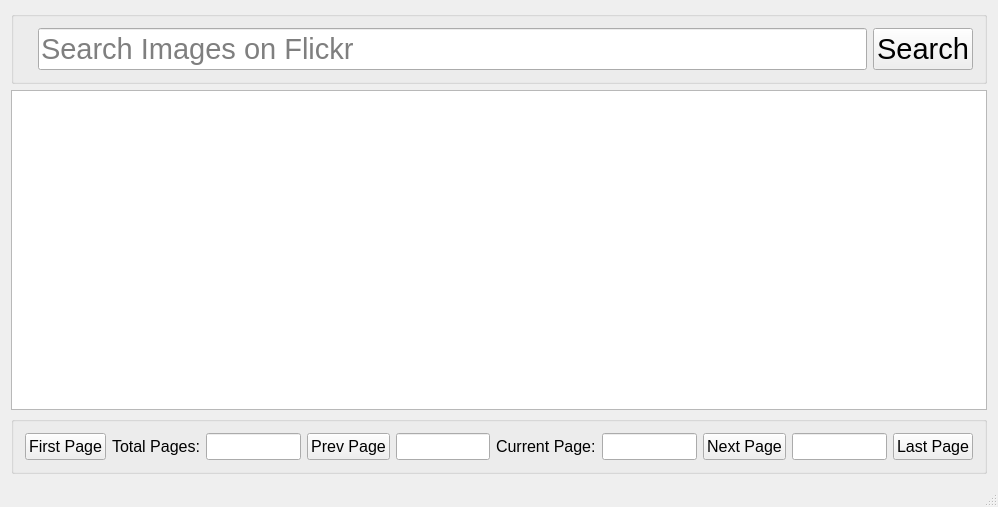
<?xml version="1.0" encoding="UTF-8"?>
<ui version="4.0">
 <class>FlickrSearchMainWindow</class>
 <widget class="QMainWindow" name="FlickrSearchMainWindow">
  <property name="geometry">
   <rect>
    <x>0</x>
    <y>0</y>
    <width>998</width>
    <height>507</height>
   </rect>
  </property>
  <property name="windowTitle">
   <string>Flickr Image Search - Search Images from Flickr</string>
  </property>
  <widget class="QWidget" name="centralWidget">
   <layout class="QGridLayout" name="gridLayout_2">
    <item row="0" column="0">
     <widget class="QGroupBox" name="grpFlickrSearch">
      <property name="title">
       <string/>
      </property>
      <layout class="QGridLayout" name="gridLayout">
       <item row="0" column="0">
        <layout class="QGridLayout" name="gridFlickrSearch">
         <item row="2" column="1">
          <widget class="QLineEdit" name="edtFlickrSearch">
           <property name="minimumSize">
            <size>
             <width>0</width>
             <height>40</height>
            </size>
           </property>
           <property name="font">
            <font>
             <pointsize>22</pointsize>
            </font>
           </property>
           <property name="placeholderText">
            <string>Search Images on Flickr</string>
           </property>
          </widget>
         </item>
         <item row="2" column="0">
          <widget class="QLabel" name="lblFlickrSearch">
           <property name="minimumSize">
            <size>
             <width>0</width>
             <height>0</height>
            </size>
           </property>
           <property name="styleSheet">
            <string notr="true"/>
           </property>
           <property name="text">
            <string/>
           </property>
           <property name="pixmap">
            <pixmap resource="../resources/resources.qrc">:/icons/icons/FlickrImageSearch.png</pixmap>
           </property>
          </widget>
         </item>
         <item row="2" column="2">
          <widget class="QPushButton" name="btnFlickrSearch">
           <property name="minimumSize">
            <size>
             <width>0</width>
             <height>40</height>
            </size>
           </property>
           <property name="font">
            <font>
             <pointsize>22</pointsize>
            </font>
           </property>
           <property name="text">
            <string>Search</string>
           </property>
          </widget>
         </item>
        </layout>
       </item>
      </layout>
     </widget>
    </item>
    <item row="1" column="0">
     <widget class="QListWidget" name="listWidget">
      <property name="autoFillBackground">
       <bool>true</bool>
      </property>
      <property name="iconSize">
       <size>
        <width>128</width>
        <height>128</height>
       </size>
      </property>
      <property name="textElideMode">
       <enum>Qt::ElideMiddle</enum>
      </property>
      <property name="flow">
       <enum>QListView::TopToBottom</enum>
      </property>
      <property name="resizeMode">
       <enum>QListView::Adjust</enum>
      </property>
      <property name="layoutMode">
       <enum>QListView::SinglePass</enum>
      </property>
      <property name="viewMode">
       <enum>QListView::IconMode</enum>
      </property>
      <property name="uniformItemSizes">
       <bool>true</bool>
      </property>
      <property name="wordWrap">
       <bool>true</bool>
      </property>
      <property name="itemAlignment">
       <set>Qt::AlignCenter</set>
      </property>
     </widget>
    </item>
    <item row="2" column="0">
     <widget class="QGroupBox" name="grpPageTrack">
      <property name="title">
       <string/>
      </property>
      <layout class="QGridLayout" name="gridLayout_3">
       <item row="0" column="12">
        <widget class="QLineEdit" name="edtNextPage">
         <property name="font">
          <font>
           <pointsize>12</pointsize>
          </font>
         </property>
         <property name="readOnly">
          <bool>true</bool>
         </property>
        </widget>
       </item>
       <item row="0" column="1">
        <widget class="QPushButton" name="btnFirstPage">
         <property name="font">
          <font>
           <pointsize>12</pointsize>
          </font>
         </property>
         <property name="text">
          <string>First Page</string>
         </property>
        </widget>
       </item>
       <item row="0" column="5">
        <widget class="QPushButton" name="btnPreviousPage">
         <property name="font">
          <font>
           <pointsize>12</pointsize>
          </font>
         </property>
         <property name="text">
          <string>Prev Page</string>
         </property>
        </widget>
       </item>
       <item row="0" column="11">
        <widget class="QPushButton" name="btnNextPage">
         <property name="font">
          <font>
           <pointsize>12</pointsize>
          </font>
         </property>
         <property name="text">
          <string>Next Page</string>
         </property>
        </widget>
       </item>
       <item row="0" column="3">
        <widget class="QLineEdit" name="edtTotalPages">
         <property name="font">
          <font>
           <pointsize>12</pointsize>
          </font>
         </property>
         <property name="readOnly">
          <bool>true</bool>
         </property>
        </widget>
       </item>
       <item row="0" column="7">
        <widget class="QLabel" name="lblCurrentPage">
         <property name="font">
          <font>
           <pointsize>12</pointsize>
          </font>
         </property>
         <property name="text">
          <string>Current Page:</string>
         </property>
        </widget>
       </item>
       <item row="0" column="14">
        <spacer name="horizontalSpacer_2">
         <property name="orientation">
          <enum>Qt::Horizontal</enum>
         </property>
         <property name="sizeHint" stdset="0">
          <size>
           <width>40</width>
           <height>20</height>
          </size>
         </property>
        </spacer>
       </item>
       <item row="0" column="2">
        <widget class="QLabel" name="lblTotalPages">
         <property name="font">
          <font>
           <pointsize>12</pointsize>
          </font>
         </property>
         <property name="text">
          <string>Total Pages:</string>
         </property>
        </widget>
       </item>
       <item row="0" column="13">
        <widget class="QPushButton" name="btnLastPage">
         <property name="font">
          <font>
           <pointsize>12</pointsize>
          </font>
         </property>
         <property name="text">
          <string>Last Page</string>
         </property>
        </widget>
       </item>
       <item row="0" column="6">
        <widget class="QLineEdit" name="edtPreviousPage">
         <property name="font">
          <font>
           <pointsize>12</pointsize>
          </font>
         </property>
         <property name="readOnly">
          <bool>true</bool>
         </property>
        </widget>
       </item>
       <item row="0" column="0">
        <spacer name="horizontalSpacer">
         <property name="orientation">
          <enum>Qt::Horizontal</enum>
         </property>
         <property name="sizeHint" stdset="0">
          <size>
           <width>40</width>
           <height>20</height>
          </size>
         </property>
        </spacer>
       </item>
       <item row="0" column="8">
        <widget class="QLineEdit" name="edtCurrentPage">
         <property name="minimumSize">
          <size>
           <width>0</width>
           <height>0</height>
          </size>
         </property>
         <property name="font">
          <font>
           <pointsize>12</pointsize>
          </font>
         </property>
         <property name="readOnly">
          <bool>true</bool>
         </property>
        </widget>
       </item>
      </layout>
     </widget>
    </item>
   </layout>
  </widget>
  <widget class="QStatusBar" name="statusBar"/>
 </widget>
 <layoutdefault spacing="6" margin="11"/>
 <resources>
  <include location="../resources/resources.qrc"/>
 </resources>
 <connections/>
</ui>
